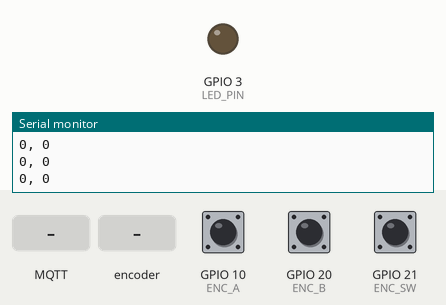
The program below on a simulated ESP32-C3. On the bench: output pins drawn as LEDs (lit = HIGH), the last lines printed to the serial monitor. Dashed ring = blinking. Inputs (shaded band) come from the test bench; at power-on: GPIO 21 (ENC_SW) HIGH, GPIO 10 (ENC_A) HIGH, GPIO 20 (ENC_B) HIGH. WiFi joins after 1.5 s; servers stay silent unless stated; no MQTT or app messages arrive unless stated.

Above: at 2.7 s.
2.8 s: MQTT message "1" arrives on the first subscribed topic
4.3 s: MQTT message "90" arrives on the second subscribed topic
At 5.4 s:
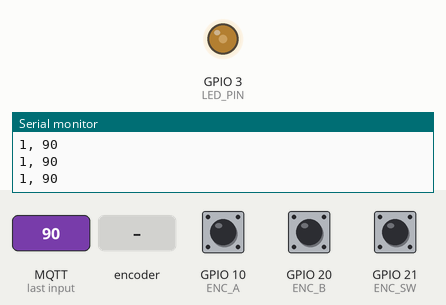
5.8 s: rotary encoder on GPIO 10 (ENC_A) / GPIO 20 (ENC_B) turned 3 steps (first pin leading)
At 7.4 s:
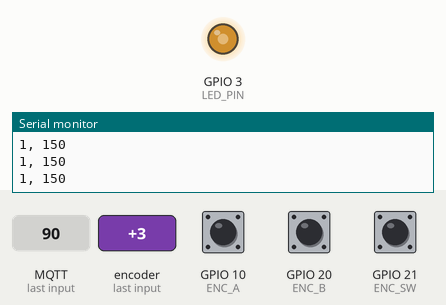
7.9 s: rotary encoder on GPIO 10 (ENC_A) / GPIO 20 (ENC_B) turned 3 steps (first pin leading)
At 9.5 s:
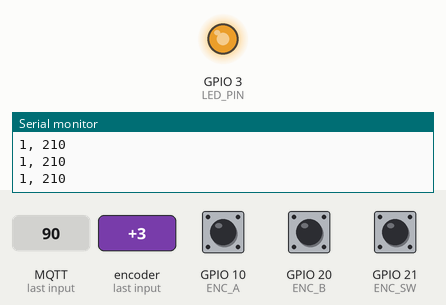
10.9 s: GPIO 21 (ENC_SW) pulled LOW for 3.2 s
At 11.33 s:
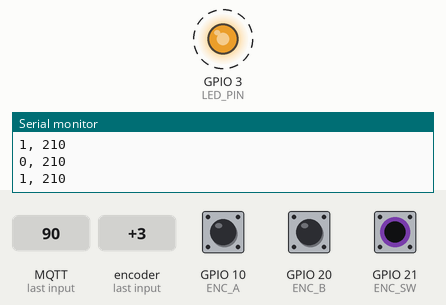
15.6 s: GPIO 21 (ENC_SW) pulled LOW for 0.15 s
At 16.8 s:
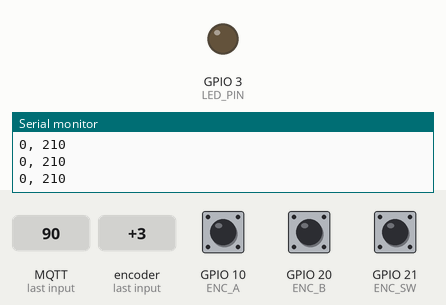
Timing chart, 0 to 18.2 s (numbered marks = the images above; inputs shaded):
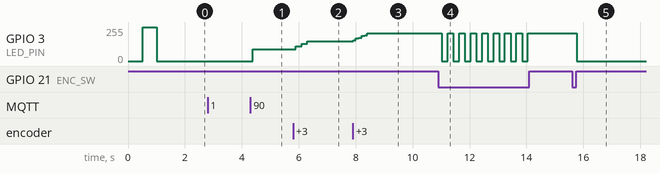

Measured:
- after the input at 4.3 s, GPIO 3 (LED_PIN): 0/255 → 90/255 after 0.09 s
- after the input at 5.8 s, GPIO 3 (LED_PIN): 90/255 → 110/255 after 0.10 s, → 129/255 0.20 s later, → 149/255 0.20 s later
- after the input at 7.9 s, GPIO 3 (LED_PIN): moves from 149/255 to 209/255 over 0.50 s, starting at once
- after the input at 10.9 s, GPIO 3 (LED_PIN): alternates 209/255 for 0.20 s and 0/255 for 0.20 s, 16 changes in all, then stays 209/255, starting after 0.13 s
- after the input at 15.6 s, GPIO 3 (LED_PIN): 209/255 → 0/255 after 0.16 s

The program:

main.cpp
```cpp
#include <Arduino.h>
#include <MQTT.h>
#include <config.h>
#include <encoder.h>

void setup()
{
  Serial.begin(115200);

  encoderSetup();

  pinMode(LED_PIN, OUTPUT);

  setup_wifi();
  mqtt_connect();

  ledcSetup(LED_CHANNEL, LED_FREQ, LED_RES);
  ledcAttachPin(LED_PIN, LED_CHANNEL);
  ledcWrite(LED_CHANNEL, 0);
}

void loop()
{
  if (!client.connected())
  {
    reconnect();
  }
  client.loop();

  if (!digitalRead(ENC_SW))
  {
    encSwitch();
    pubState();
    delay(100);
  }

  if (ledState)
  {
    ledcWrite(LED_CHANNEL, counter);
  }
  else if (!ledState)
  {
    ledcWrite(LED_CHANNEL, 0);
  }

  pubBrilho();
  Serial.print(ledState);
  Serial.print(", ");
  Serial.println(counter);
  delay(100);
}
```

MQTT.h
```cpp
#ifndef MQTT_H
#define MQTT_H

#include <WiFi.h>
#include <PubSubClient.h>
#include <config.h>
#include <stdint.h>
#include <encoder.h>

void setup_wifi();
void callback(char* topic, byte* payload, unsigned int length);
void reconnect();
void mqtt_connect();
void pubState();
void pubBrilho();

//extern WiFiClient espClient;
extern PubSubClient client;

#endif
```

MQTT_params.h
```cpp
#ifndef MQTT_PARAMS
#define MQTT_PARAMS

const char *ssid = "Jorge";
const char *password = "12345678";

IPAddress staticIP(10, 42, 0, 20);
IPAddress gateway(10, 42, 0, 255);
IPAddress subnet(255, 255, 255, 0);

const char *mqtt_server = "10.42.0.1";
const char *topic_onoff = "status";
const char *topic_brilho = "brilho";

#endif
```

encoder.h
```cpp
#ifndef ENCODER_H
#define ENCODER_H

#include <config.h>
#include <Arduino.h>
#include <stdint.h>

void encoderISR();
void encSwitch();
void encoderSetup();

extern volatile uint16_t counter;
extern volatile bool ledState;

#endif
```

MQTT.cpp
```cpp
#include <MQTT.h>
#include <MQTT_params.h>

WiFiClient espClient;
PubSubClient client(espClient);

void mqtt_connect()
{
    client.setServer(mqtt_server, 1883);
    client.setCallback(callback);
    pubState();
    pubBrilho();
}

void setup_wifi()
{
    delay(10);

    WiFi.config(staticIP, gateway, subnet);

    Serial.println();
    Serial.print("Conectando-se a ");
    Serial.println(ssid);

    WiFi.begin(ssid, password);
    while (WiFi.status() != WL_CONNECTED)
    {
        delay(500);
        Serial.print(".");
        bool blink = !blink;
        digitalWrite(LED_PIN, blink);
    }

    Serial.println("\nWiFi conectado");
    Serial.println("IP: ");
    Serial.println(WiFi.localIP());
    digitalWrite(LED_PIN, LOW);
}

void callback(char *topic, byte *payload, unsigned int length)
{
    String msg;
    for (int i = 0; i < length; i++)
    {
        msg += (char)payload[i];
    }
    msg.trim();

    Serial.print("Mensagem recebida [");
    Serial.print(topic);
    Serial.print("]: ");
    Serial.println(msg);

    if (String(topic) == topic_onoff)
    {
        if (msg.toInt() == 1)
        {
            ledState = true;
        }
        else if (msg.toInt() == 0)
        {
            ledState = false;
        }
    }

    if (String(topic) == topic_brilho)
    {
        int valor = msg.toInt();
        if (valor >= 0 && valor <= 255)
        {
            counter = valor;
        }
    }
}

void reconnect()
{
    while (!client.connected())
    {
        Serial.print("Tentando conectar ao MQTT...");
        if (client.connect("ESP32Client"))
        {
            Serial.println("Conectado");
            client.subscribe(topic_onoff);
            client.subscribe(topic_brilho);
        }
        else
        {
            Serial.print("Falha, rc=");
            Serial.print(client.state());
            Serial.println(" Tentando novamente em 5 segundos");
            delay(5000);
        }
    }
}

void pubState()
{
    // Publica o novo estado para manter a sincronização
    client.publish(topic_onoff, String(ledState).c_str());
}

void pubBrilho()
{
    client.publish("update", String(counter).c_str());
}
```

encoder.cpp
```cpp
#include <encoder.h>

volatile uint8_t prevState = 0;
volatile uint16_t counter = 0;
volatile bool ledState = false;

void encoderSetup()
{
    pinMode(ENC_A, INPUT_PULLUP);
    pinMode(ENC_B, INPUT_PULLUP);
    pinMode(ENC_SW, INPUT);

    prevState = (digitalRead(ENC_A) << 1) | digitalRead(ENC_B);

    attachInterrupt(digitalPinToInterrupt(ENC_A), encoderISR, CHANGE);
    attachInterrupt(digitalPinToInterrupt(ENC_B), encoderISR, CHANGE);
}

void IRAM_ATTR encoderISR()
{
    // Leitura rápida dos dois pinos
    uint8_t state = (digitalRead(ENC_A) << 1) | digitalRead(ENC_B);

    // Tabela de transições (Gray code)
    // Index = (estado anterior << 2) | estado atual
    static const int8_t table[16] = {
        0, -1, +1, 0,
        +1, 0, 0, -1,
        -1, 0, 0, +1,
        0, +1, -1, 0};

    int8_t delta = table[(prevState << 2) | state];

    if (delta > 0)
    {
        if (counter > 250)
            counter = 255; // overflow
        else
            counter += 5;
    }
    else if (delta < 0)
    {
        if (counter < 5)
            counter = 0; // underflow
        else
            counter -= 5;
    }

    prevState = state;
}

void encSwitch()
{
    ledState = !ledState;
}
```

config.h
```cpp
#ifndef CONFIG_H
#define CONFIG_H

#define LED_PIN 3
#define LED_CHANNEL 0
#define LED_FREQ 5000
#define LED_RES 8

#define ENC_A 10
#define ENC_B 20
#define ENC_SW 21

#endif
```
